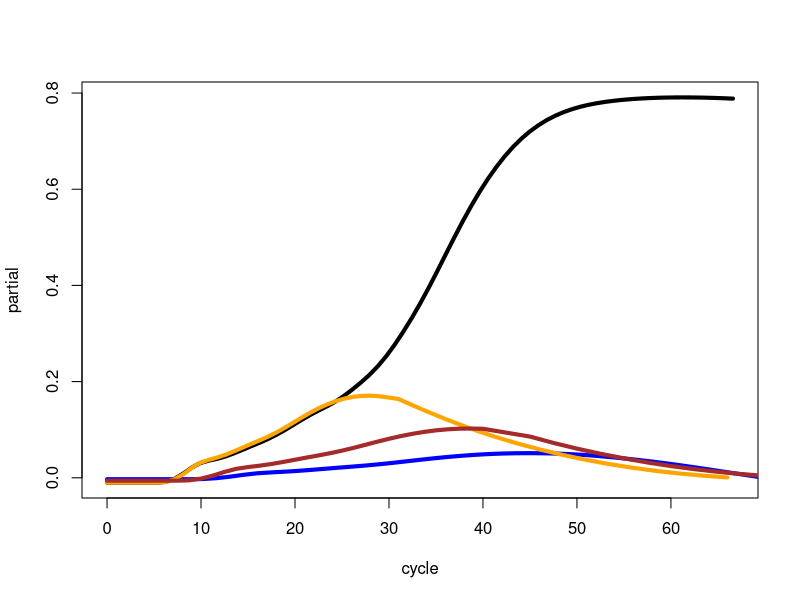
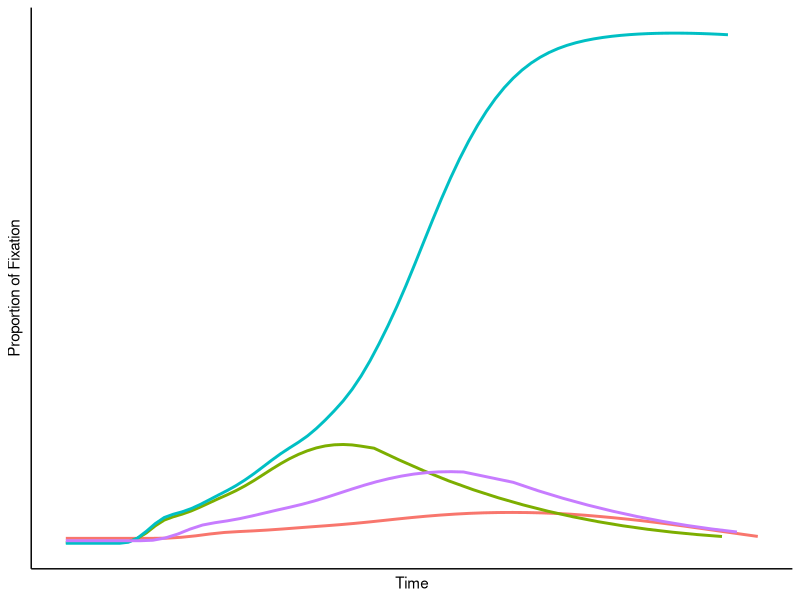

Reproduce these figures in R, in order.
library(data.table)

dat <- fread("trace_plots.csv")
dat <- dat[cycle < 75, ]
dat$V7 <- NULL
names(dat) <- c("cycle", "partial", "apart", "pap", "da", "artial")

dat1 <- copy(dat)
dat1[, cycle := 0.9 * cycle]

dat3 <- copy(dat)

dat3[, `:=`(apart2 = 0.6 * apart, cycle = cycle * 1.25)]

dat4 <- copy(dat)
dat4[, `:=`(cycle = 0.9*cycle)]

#dat[, apart2 := 0.6 * apart]
ll <- 4

with(dat1, plot(cycle, partial, type = 'l', lwd = ll))
#with(dat4, lines(cycle, apart, col = 'green', lwd = ll))
#with(dat3, lines(cycle, apart2, col = "red", lwd = ll))

# newval <- (dat4$apart + dat3$apart2) /2
# lines(dat3$cycle, newval, col = 'purple')

dat2 <- copy(dat)
dat2 <- dat2[, .(cycle, apart)]
dat2[, cycle := cycle * 1.45]
dat2[, apart := apart * 0.3]

lines(dat2$cycle, dat2$apart, col = 'blue', lwd = ll)


newdat <- dat4[cycle > 30, ]
newdat <- newdat[cycle < 44, ]
newdat$cycle <- seq(31, 66, length.out = 15)
newdat[, apart := apart * exp(seq(0, -1.5, length.out = 15))]

dat5 <- rbind(dat4[cycle < 30, ], newdat)
lines(dat5$cycle, dat5$apart, col = 'orange', lwd = ll)



newdat2 <- dat3[cycle > 45, ]
newdat2 <- newdat2[cycle < 60, ]
newdat2$cycle <- seq(45, 70, length.out = 11)
newdat2[, apart2 := apart2 * exp(seq(0, -1, length.out = 11)) ]

dat6 <- rbind(dat3[cycle <= 40, ], newdat2)
lines(dat6$cycle, dat6$apart2, col = 'brown', lwd = ll)


d1 <- dat1[, .(cycle, partial)]
d2 <- dat2[, .(cycle, apart)]
dat5[, apart3 := apart]
d3 <- dat5[, .(cycle, apart3)]
d4 <- dat6[, .(cycle, apart2)]

dd1 <- melt(d1, id.vars = 'cycle', variable.name = "word", value.name = "activation")
dd2 <- melt(d2, id.vars = 'cycle', variable.name = "word", value.name = "activation")
dd3 <- melt(d3, id.vars = 'cycle', variable.name = "word", value.name = "activation")
dd4 <- melt(d4, id.vars = 'cycle', variable.name = "word", value.name = "activation")

dd3$activation <- dd3$activation*.85
dd2$activation <- dd2$activation*.75

dat <- rbindlist(list(dd1, dd2, dd3, dd4))

dat <- rbindlist(list(dd2, dd3, dd1, dd4))

library(ggplot2)

pdf("fake_proportion.pdf", width = 3, height = 3)
ggplot(dat[cycle < 70, ], aes(cycle, activation, color = word)) + geom_line(linewidth = 1) +
  theme_classic() +
  theme(legend.position = "none", axis.text = element_blank(), axis.ticks = element_blank()) +
  labs(x = "Time", y = "Proportion of Fixation")
dev.off()
